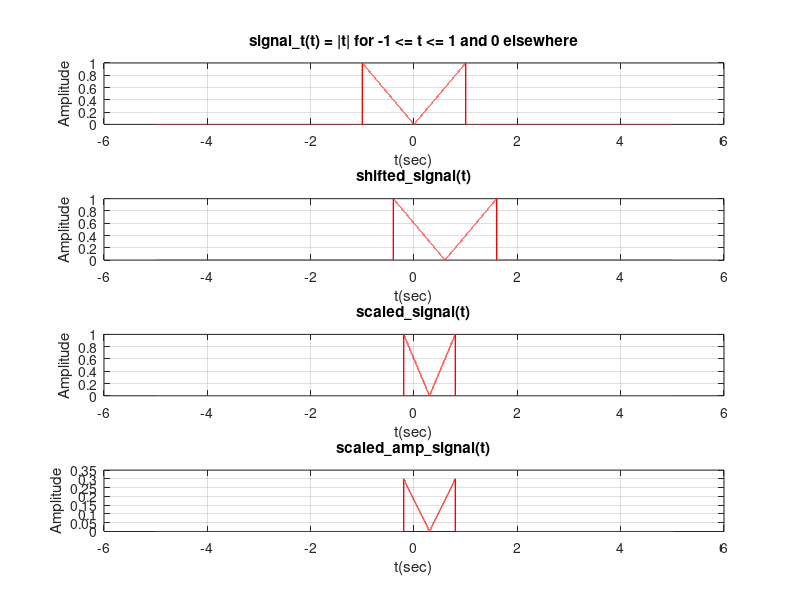
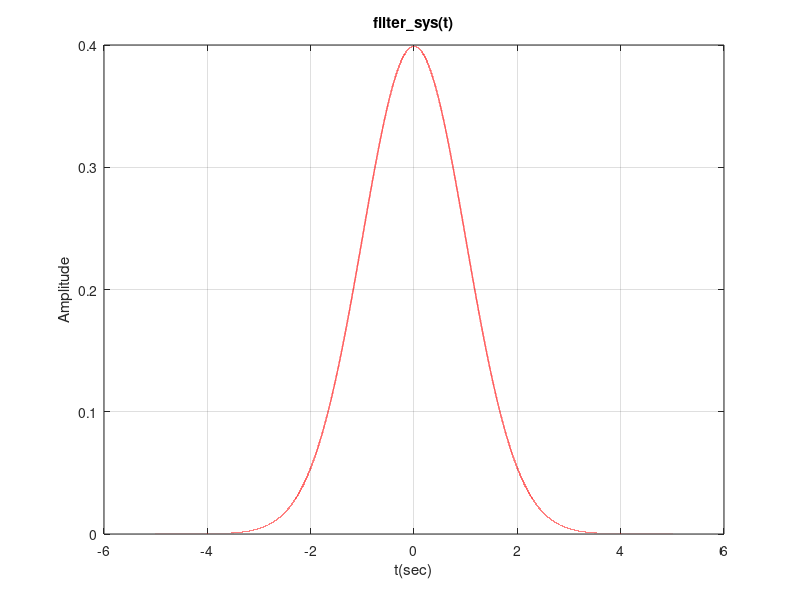
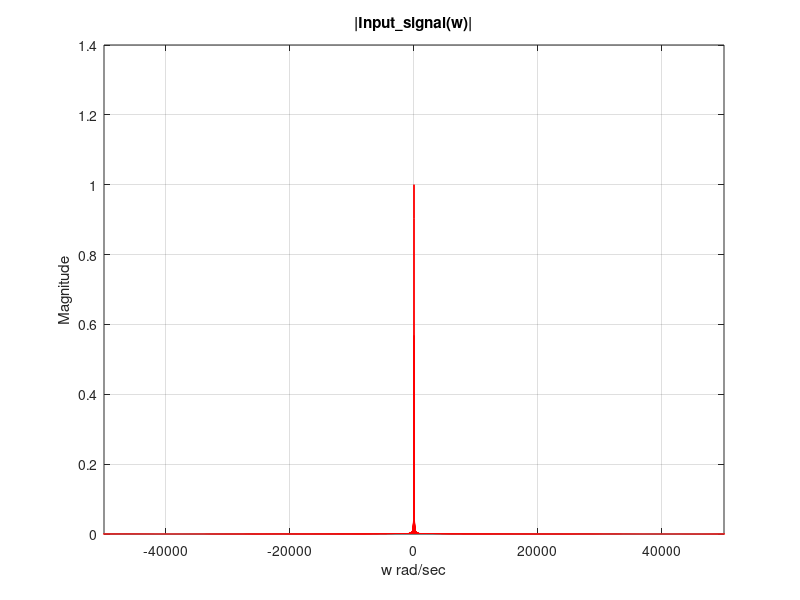
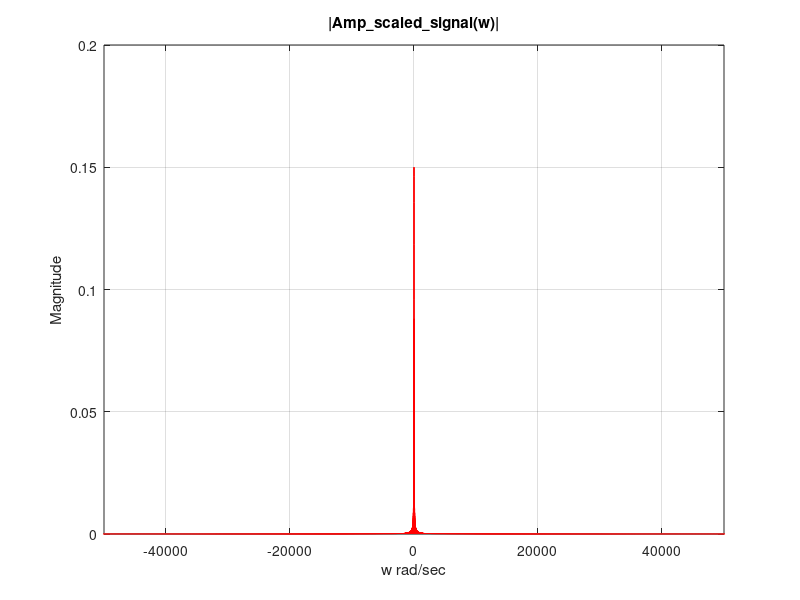

Write the MATLAB code that produced these figures, in order.
clc; clear; close all;

SectionNum = 3; 
GroupNum = 1;

SamplingFreq = 16000; 
SamplingPeriod = 1/SamplingFreq; 
time_vec = -5:SamplingPeriod:5; 

signal_t = zeros(size(time_vec));
signal_t(time_vec >= -1 & time_vec <= 1) = abs(time_vec(time_vec >= -1 & time_vec <= 1));

figure;
subplot(4,1,1);
plot(time_vec, signal_t, 'r', 'LineWidth', 1);
xlabel('t(sec)');
ylabel('Amplitude');
title('signal\_t(t) = |t| for -1 <= t <= 1 and 0 elsewhere');
grid on;

shift_amt = -0.2 * SectionNum;
shifted_signal = zeros(size(time_vec));
shifted_time = time_vec + shift_amt;
shifted_signal(shifted_time >= -1 & shifted_time <= 1) = abs(shifted_time(shifted_time >= -1 & shifted_time <= 1));

subplot(4,1,2);
plot(time_vec, shifted_signal, 'r', 'LineWidth', 1);
xlabel('t(sec)');
ylabel('Amplitude');
title('shifted\_signal(t)');
grid on;

scaling_factor = GroupNum + 1;
scaled_signal = zeros(size(time_vec));
scaled_time = time_vec * scaling_factor + shift_amt;
scaled_signal(scaled_time >= -1 & scaled_time <= 1) = abs(scaled_time(scaled_time >= -1 & scaled_time <= 1));

subplot(4,1,3);
plot(time_vec, scaled_signal, 'r', 'LineWidth', 1);
xlabel('t(sec)');
ylabel('Amplitude');
title('scaled\_signal(t)');
grid on;

Amp_factor = 0.1 * GroupNum * SectionNum;
scaled_amp_signal = Amp_factor * scaled_signal;

subplot(4,1,4);
plot(time_vec, scaled_amp_signal, 'r', 'LineWidth', 1);
xlabel('t(sec)');
ylabel('Amplitude');
title('scaled\_amp\_signal(t)');
grid on;

filter_sys = (1/sqrt(2*pi)) * exp(-time_vec.^2 / 2);
figure;
plot(time_vec, filter_sys, 'r', 'LineWidth', 1);
xlabel('t(sec)');
ylabel('Amplitude');
title('filter\_sys(t)');
grid on;

freq_vec = linspace(-SamplingFreq/2, SamplingFreq/2, length(signal_t)); 
ang_freq_vec = 2 * pi * freq_vec; 
num_periods = SamplingFreq;
Input_signal = fft(signal_t) / num_periods; 
figure;
plot(ang_freq_vec, abs(fftshift(Input_signal)), 'r', 'LineWidth', 1);
xlabel('w rad/sec');
ylabel('Magnitude');
title('|Input\_signal(w)|');
xlim([-50000 50000]);
grid on;

Amp_scaled_signal = fft(scaled_amp_signal) / num_periods; 
figure;
plot(ang_freq_vec, abs(fftshift(Amp_scaled_signal)), 'r', 'LineWidth', 1);
xlabel('w rad/sec');
ylabel('Magnitude');
title('|Amp\_scaled\_signal(w)|');
xlim([-50000 50000]);
grid on;

Filter_sys = fft(filter_sys) / num_periods; 
figure;
plot(ang_freq_vec, fftshift(abs(Filter_sys)), 'r', 'LineWidth', 1);
xlabel('w rad/sec');
ylabel('Magnitude');
title('|Filter\_sys(w)|');
xlim([-50000 50000]);
grid on;

Output_signal = Input_signal .* Filter_sys; 
figure;
plot(ang_freq_vec, abs(fftshift(Output_signal)), 'r', 'LineWidth', 1);
xlabel('w rad/sec');
ylabel('Magnitude');
title('|Output\_signal(w)|');
xlim([-50000 50000]);
grid on;

output_time = (ifft(Output_signal)) * num_periods;
figure;
plot(time_vec, real(output_time), 'r', 'LineWidth', 1);
xlabel('t(sec)');
ylabel('Amplitude');
title('output\_time(t)');
grid on;

figure;
plot(time_vec, real(output_time), 'b', 'LineWidth', 1);
hold on;
plot(time_vec, scaled_amp_signal, 'r', 'LineWidth', 1);
xlabel('t(sec)');
ylabel('Amplitude');
title('scaled\_amp\_signal(t) & output\_time(t)');
legend('output\_time(t)', 'scaled\_amp\_signal(t)');
grid on;
